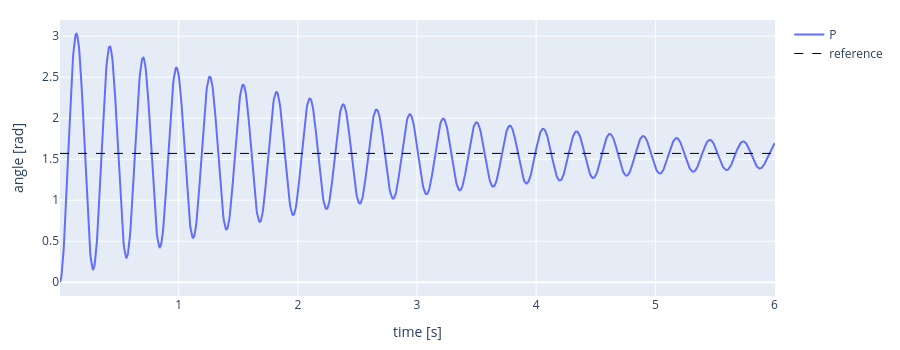
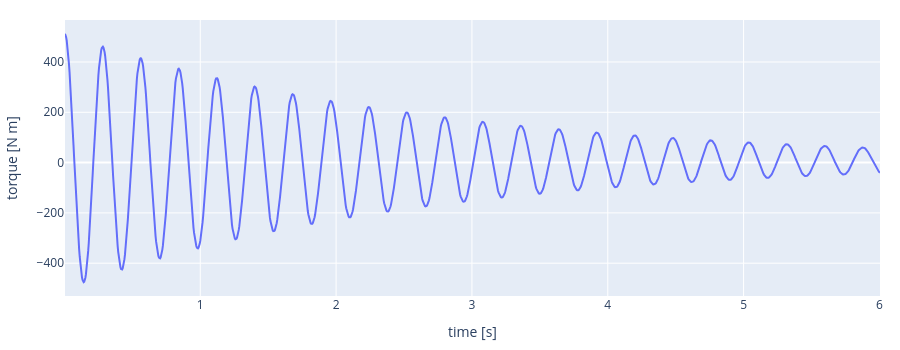

Notebook code cell kept with these figures, in order:
### Code cell
# ORIGINAL - test with aquired value for Kp

# Controller settings
q_desired = np.pi / 2    # target angle [rad]: arm horizontal
Kp = 326.0                 # proportional gain [N m per rad of error] #TODO: 
duration = 6.0#15.0           # how long to run [s]

# Start with the arm hanging down, at rest
ctl.reset_joints(pendulum, [motor], [0.0])

time_log, angle_log, torque_log = [], [], []
t = 0.0
while t < duration:
    # 1. SENSE: read the joint angle from the encoder
    q = p.getJointState(pendulum, motor)[0]

    # 2. CONTROL: compute the motor torque from the error
    error = q_desired - q
    torque = Kp * error

    # 3. ACT: send the torque to the motor, and let the simulated world move for one time step
    p.setJointMotorControl2(pendulum, motor, p.TORQUE_CONTROL, force=torque)

    
    # 4. WAIT: let one time step of real time pass, so what you see runs at real speed (comment out for faster simulation, or sleep for DT/4)
    p.stepSimulation()
    t = t + DT
    
    time.sleep(DT)

    # Logging:
    time_log.append(t)
    angle_log.append(q)
    torque_log.append(torque)

p_time, p_angle, p_torque = time_log, angle_log, torque_log   # keep this run, to compare later
ctl.plot_series(time_log, {"P": angle_log}, ylabel="angle [rad]", ref=q_desired)
ctl.plot_series(time_log, {"P": torque_log}, ylabel="torque [N m]")

### Figure 1 — Plotly figure (JSON) as saved in the notebook; plotly's stock layout.template omitted (floating-point values rounded to 4 significant figures; data arrays with more than 128 entries replaced by an {"elided": "..."} marker saying what was removed)
{"data": [{"line": {"color": "#636EFA"}, "mode": "lines", "name": "P", "type": "scatter", "x": {"elided": "1441 float values"}, "y": {"elided": "1441 float values"}}, {"line": {"color": "black", "dash": "dash", "width": 1}, "mode": "lines", "name": "reference", "type": "scatter", "x": {"elided": "1441 float values"}, "y": {"elided": "1441 float values"}}], "layout": {"height": 350, "margin": {"b": 50, "l": 60, "r": 20, "t": 20}, "title": {}, "xaxis": {"title": {"text": "time [s]"}}, "yaxis": {"title": {"text": "angle [rad]"}}}}

### Figure 2 — Plotly figure (JSON) as saved in the notebook; plotly's stock layout.template omitted (floating-point values rounded to 4 significant figures; data arrays with more than 128 entries replaced by an {"elided": "..."} marker saying what was removed)
{"data": [{"line": {"color": "#636EFA"}, "mode": "lines", "name": "P", "type": "scatter", "x": {"elided": "1441 float values"}, "y": {"elided": "1441 float values"}}], "layout": {"height": 350, "margin": {"b": 50, "l": 60, "r": 20, "t": 20}, "title": {}, "xaxis": {"title": {"text": "time [s]"}}, "yaxis": {"title": {"text": "torque [N m]"}}}}
